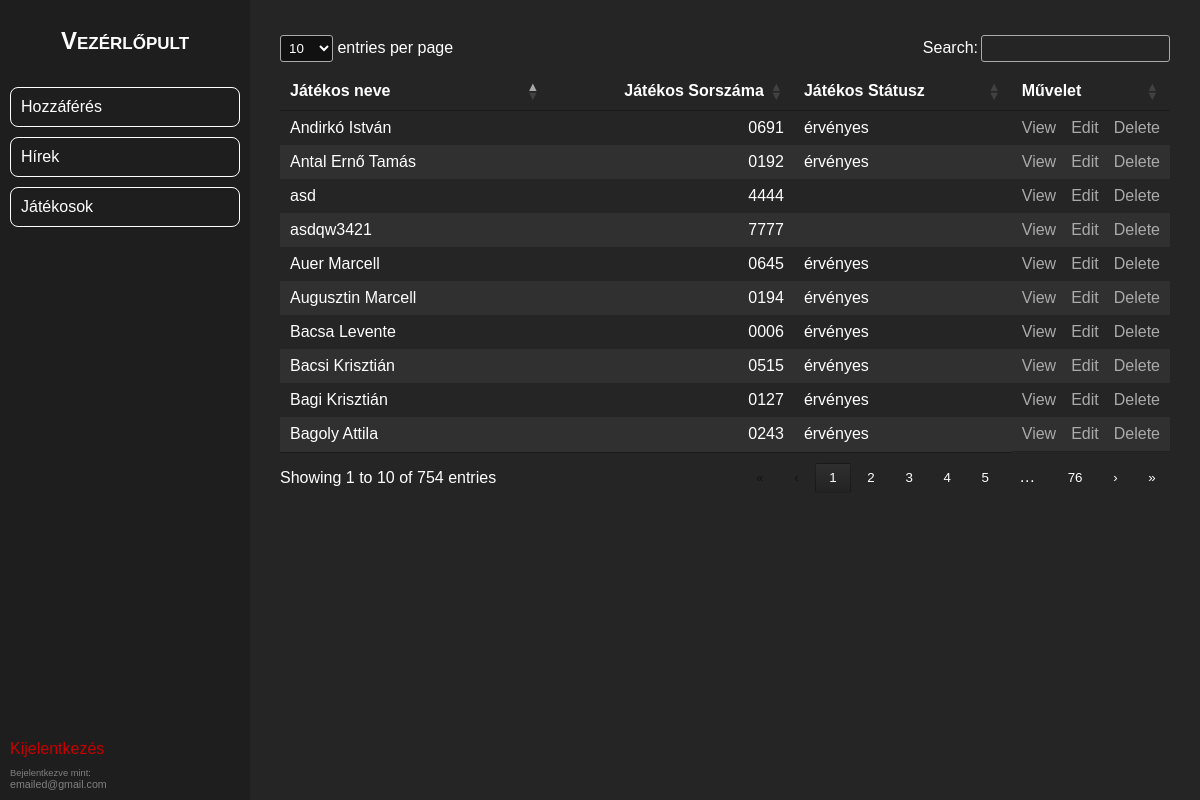
/admin/players/players_existing.php (signed in), run on an earlier commit of the app's database.
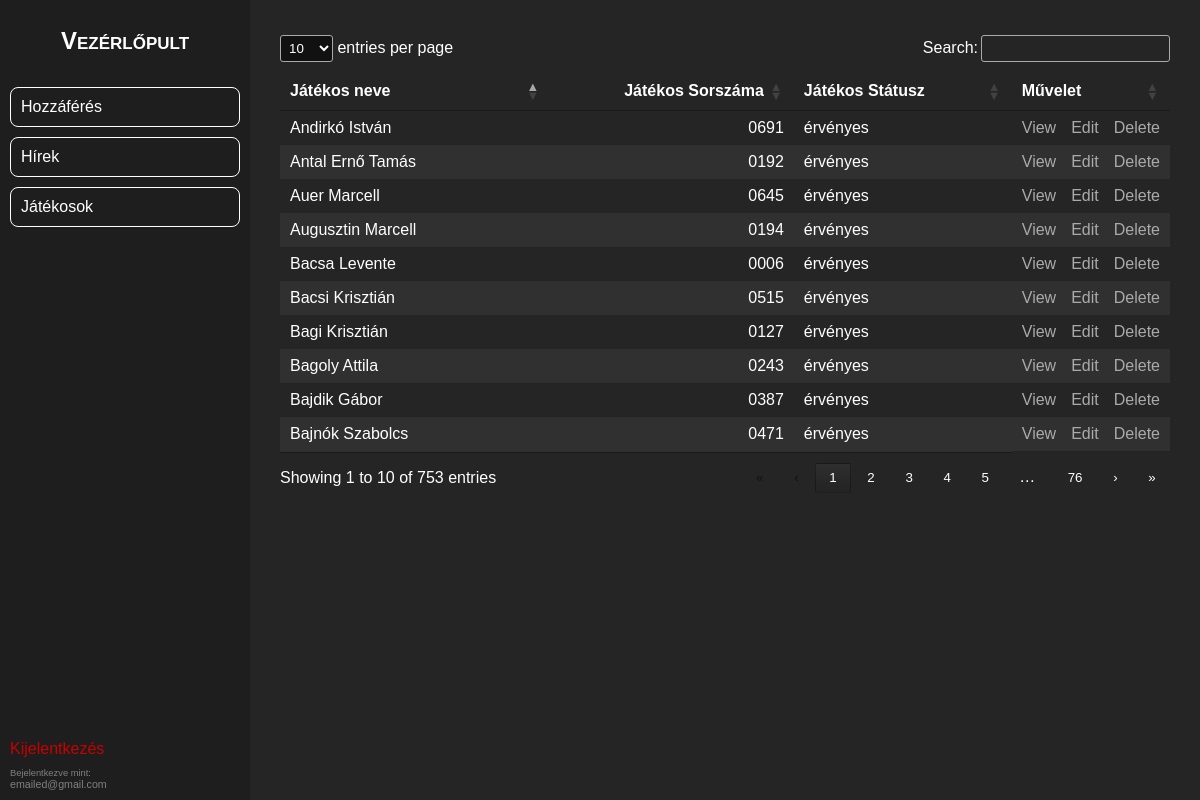
And on a later commit of the database.
### tables this page shows
CREATE TABLE IF NOT EXISTS `players_data` (
  `player_id` int NOT NULL AUTO_INCREMENT,
  `name` varchar(100) DEFAULT NULL,
  `registration_number` varchar(10) DEFAULT NULL,
  `validity_date` date DEFAULT NULL,
  `status` enum('érvényes','eltiltva','érvényletelen') DEFAULT NULL,
  `suspension_start_date` date DEFAULT NULL,
  `suspension_end_date` date DEFAULT NULL,
  `profile_pic` text NOT NULL,
  PRIMARY KEY (`player_id`)
);

### admin/players/players_existing.php (the view, shortened to what this page needs)
} ?><?php
    include("../headers/header.php");
    ?>
<div class="player-table-main-container">
    <?php include('../lib/jquery/players_jquery.php') ?>
    <table class="p-table" id="players-table-data">
        <thead>
            <tr>
                <th>Játékos neve</th>
                <th>Játékos Sorszáma</th>
                <th>Játékos Státusz</th>
                <th>Művelet</th>
            </tr>
        </thead>
        <tbody>
            <?php
            include('../../connect.php');
            $sqlSelect = "SELECT * FROM players_data";
            $result = mysqli_query($conn, $sqlSelect);
            while ($data = mysqli_fetch_array($result)) {
            ?>
                <tr class="playerRow">
                    <td><?php echo $data["name"] ?></td>
                    <td><?php echo $data["registration_number"] ?></td>
                    <td><?php echo $data["status"] ?></td>
                    <td class="actions">
                        <a class="action" href="players_check.php?id=<?php echo $data["player_id"] ?>">View</a>
                        <a class="action" href="players_edit.php?id=<?php echo $data["player_id"] ?>">Edit</a>
                        <a class="action" onclick="return confirm('Biztosan törli a játékost?');" href="players_delete.php?id=<?php echo $data["player_id"] ?>">Delete</a>
                    </td>
                </tr>
            <?php
            }
            ?>
        </tbody>
    </table>
</div>
<?php
include("../headers/footer.php");
?>

What changed in the data, as far as the page shows it:
removed players_data: name "asd", registration_number "4444"
removed players_data: name "asdqw3421", registration_number "7777"
now on this page (row unchanged): players_data: name "Bajdik Gábor", registration_number "0387", status "érvényes"
now on this page (row unchanged): players_data: name "Bajnók Szabolcs", registration_number "0471", status "érvényes"
Also different on the page:
text written by a page script: "entries per page Search: Showing 1 to 10 of 754 entries 1 2 3 4 5 … 76 › »" → "entries per page Search: Showing 1 to 10 of 753 entries 1 2 3 4 5 … 76 › »"
